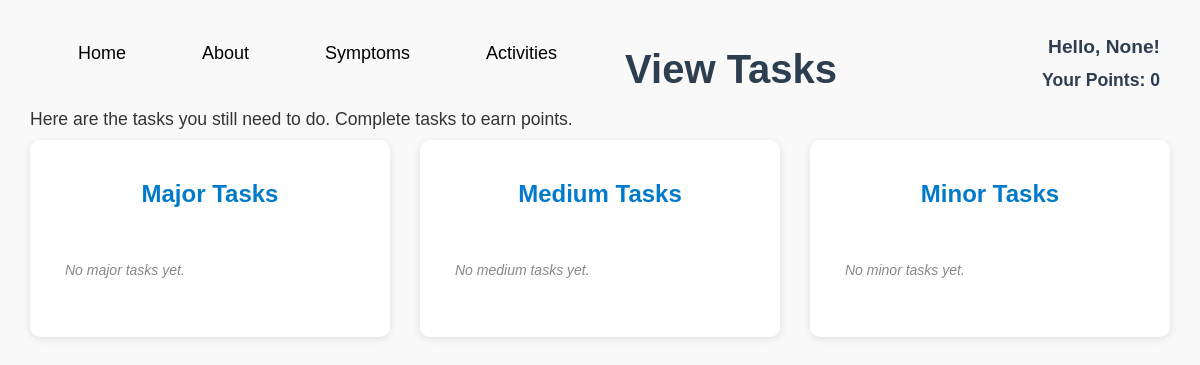
/viewtasks, run on an earlier commit of the app's database.
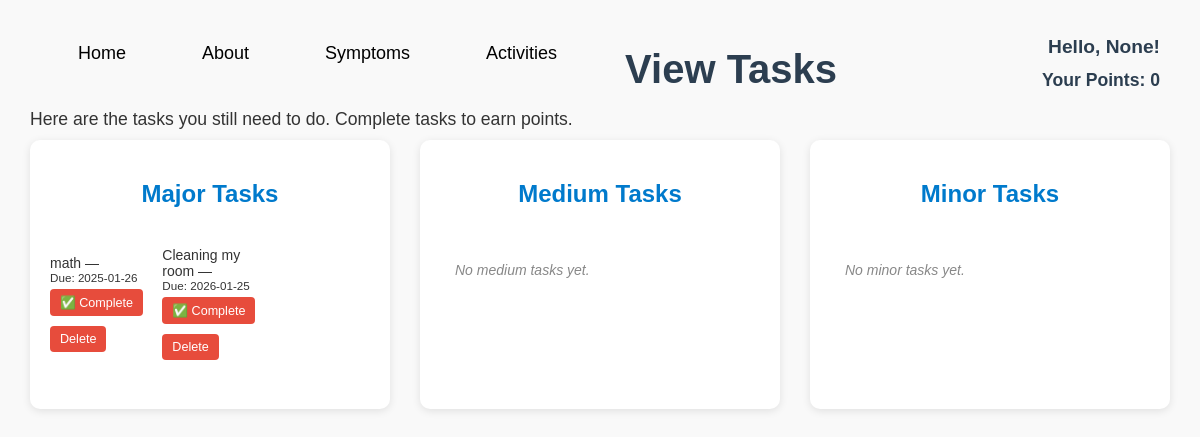
And on a later commit of the database.
### tables this page shows
CREATE TABLE tasks (
            id INTEGER PRIMARY KEY AUTOINCREMENT,
            name TEXT NOT NULL,
            date TEXT,
            importance TEXT NOT NULL,
            user TEXT
        , completed INTEGER DEFAULT 0, completed_at TEXT);

### app.py (the view, shortened to what this page needs)
@app.route('/viewtasks')
def view_tasks():
    tasks = get_tasks_grouped()
    username = session.get('user') if session else None
    points = 0
    return render_template('viewtasks.html', tasks=tasks, username=username, points=points)

### app.py (called while the page is built)
def get_db_conn():
    conn = sqlite3.connect(DB_PATH)
    conn.row_factory = sqlite3.Row
    return conn

### templates/viewtasks.html (shortened to what this page needs)
<!DOCTYPE html>
<html lang="en">
<head>
  <link rel="stylesheet" href="{{ url_for('static', filename='activitiesstyle.css') }}">
</head>
<body>
  <div class="menu">
    <ul>
      <li><a href="{{ url_for('home') }}">Home</a></li>
      <li><a href="{{ url_for('about') }}">About</a></li>
      <li><a href="{{ url_for('symptoms') }}">Symptoms</a></li>
      <li><a href="{{ url_for('activities') }}">Activities</a></li>
    </ul>
  </div>
  <div class="front">
    <h1>View Tasks</h1>
    <p class="description">Here are the tasks you still need to do. Complete tasks to earn points.</p>
  </div>
  <div style="max-width:700px; margin:24px auto;">
    <h2 id="greeting"> Hello, {{ username }}!</h2>
    <h3 id="points">Your Points: {{ points }}</h3>
  </div>
  <div class="task-sections">
    <div class="task-section">
      <h2>Major Tasks</h2>
      <ul>
        {% for task in tasks['Major'] %}
        <li>
          {{ task.name }} — <small>Due: {{ task.date }}</small>
          <form action="{{ url_for('complete_task', importance='Major', task_index=loop.index0) }}" method="post" style="display:inline;">
            <button type="submit">✅ Complete</button>
          </form>
          <form action="{{ url_for('delete_task', importance='Major', task_index=loop.index0) }}" method="post" style="display:inline;">
            <button type="submit">Delete</button>
          </form>
        </li>
        {% else %}
        <li class="empty">No major tasks yet.</li>
        {% endfor %}
      </ul>
    </div>
    <div class="task-section">
      <h2>Medium Tasks</h2>
      <ul>
        {% for task in tasks['Medium'] %}
        <li>
          {{ task.name }} — <small>Due: {{ task.date }}</small>
          <form action="{{ url_for('complete_task', importance='Medium', task_index=loop.index0) }}" method="post" style="display:inline;">
            <button type="submit">✅ Complete</button>
          </form>
          <form action="{{ url_for('delete_task', importance='Medium', task_index=loop.index0) }}" method="post" style="display:inline;">
            <button type="submit">Delete</button>
          </form>
        </li>
        {% else %}
        <li class="empty">No medium tasks yet.</li>
        {% endfor %}
      </ul>
    </div>
    <div class="task-section">
      <h2>Minor Tasks</h2>
      <ul>
        {% for task in tasks['Minor'] %}
        <li>
          {{ task.name }} — <small>Due: {{ task.date }}</small>
          <form action="{{ url_for('complete_task', importance='Minor', task_index=loop.index0) }}" method="post" style="display:inline;">
            <button type="submit">✅ Complete</button>
          </form>
          <form action="{{ url_for('delete_task', importance='Minor', task_index=loop.index0) }}" method="post" style="display:inline;">
            <button type="submit">Delete</button>
          </form>
        </li>
        {% else %}
        <li class="empty">No minor tasks yet.</li>
        {% endfor %}
      </ul>
    </div>
  </div>
</body>
</html>

What changed in the data, as far as the page shows it:
added tasks: name "math", date "2025-01-26"
added tasks: name "Cleaning my room", date "2026-01-25"
Also different on the page:
text no longer shown: "No major tasks yet."
